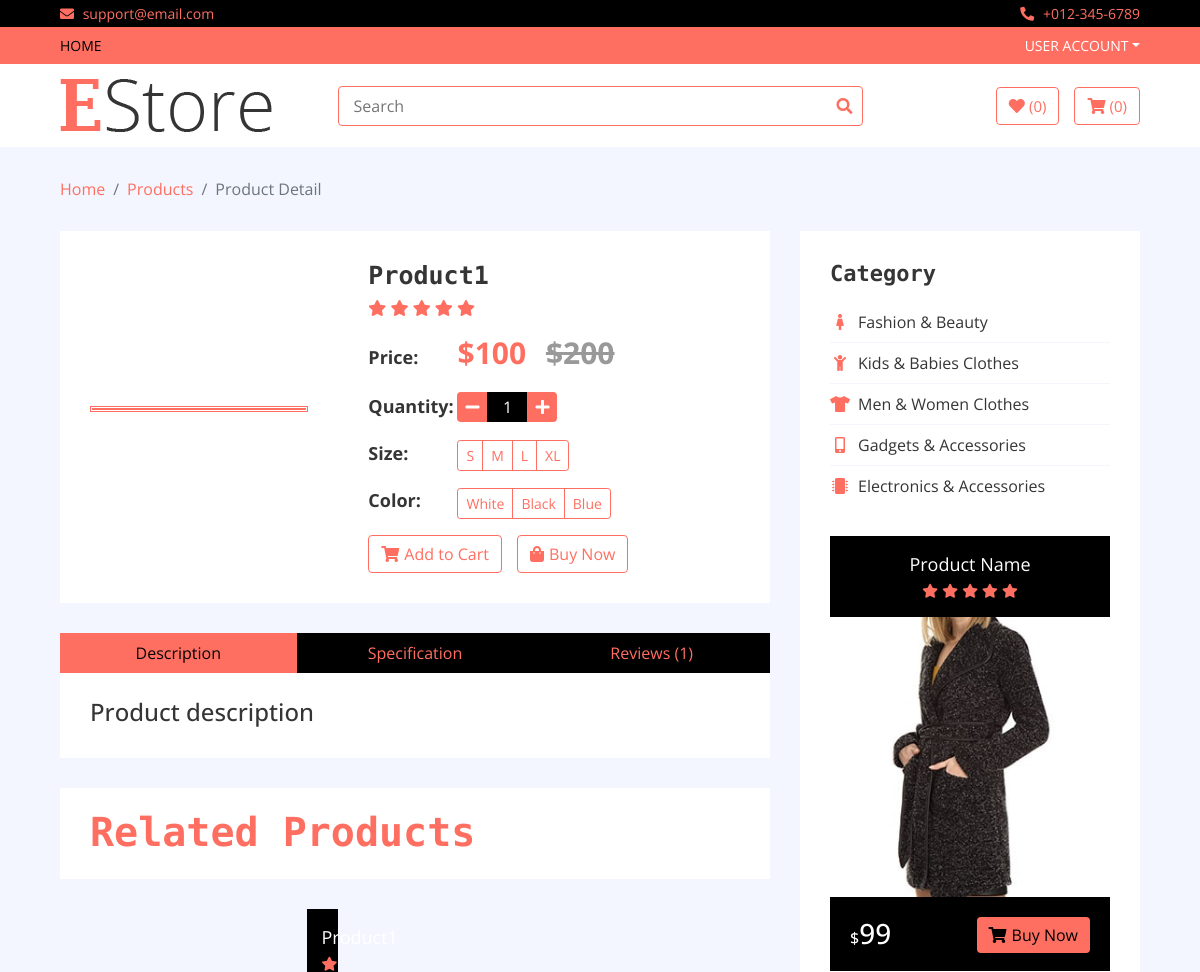
/details/samsung (upper part), run on an earlier commit of the app's database.
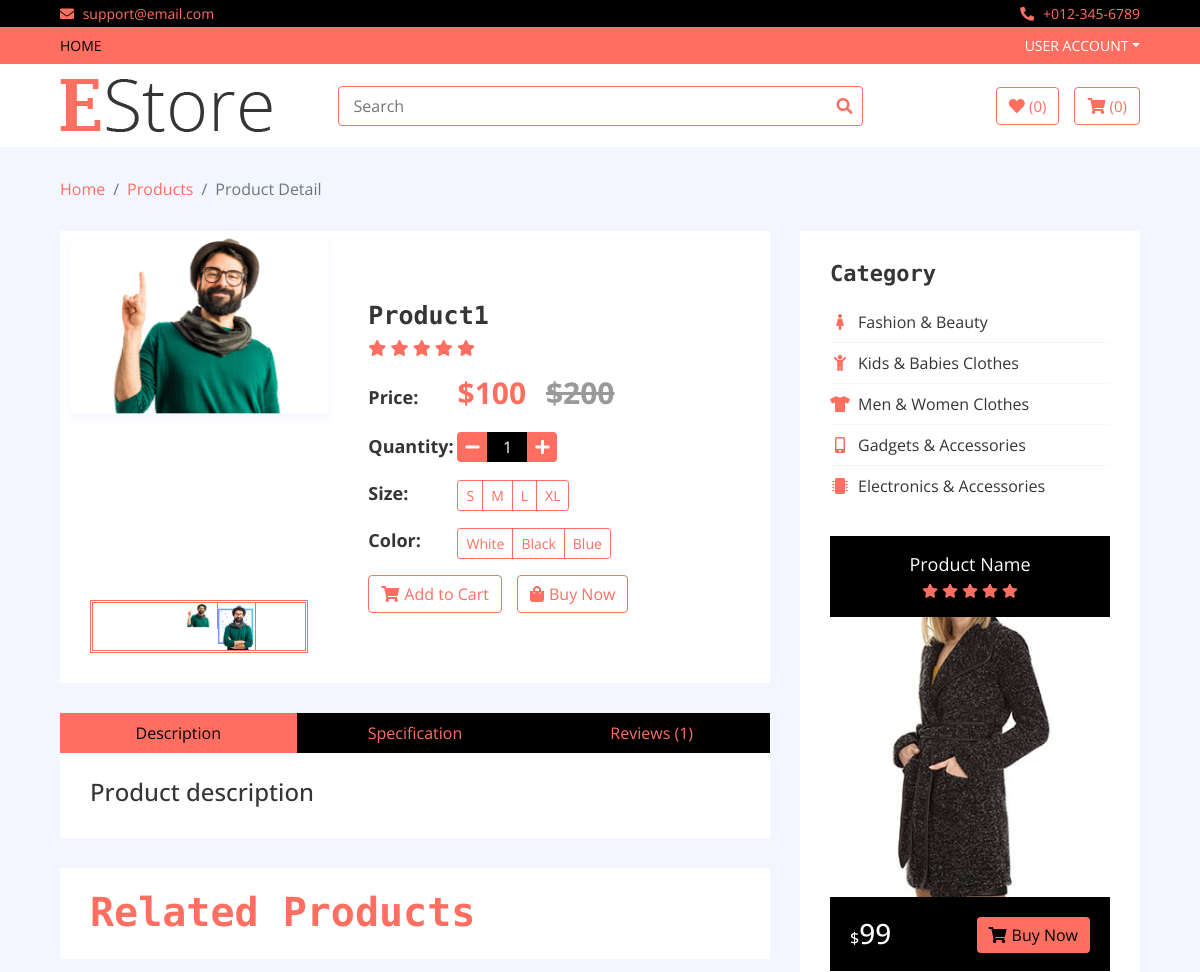
And on a later commit of the database.
### home/models.py (models this page shows, shortened)
class Product(models.Model):
    name = models.CharField(max_length=200)
    price = models.IntegerField()
    discounted_price = models.IntegerField(default = 0)
    image = models.ImageField(upload_to='media')
    category = models.ForeignKey(Category,on_delete=models.CASCADE)
    subcategory = models.ForeignKey(SubCategory, on_delete=models.CASCADE)
    brand = models.ForeignKey(Brand,on_delete=models.CASCADE)
    description = models.TextField(blank=True)
    specification = models.TextField(blank=True)
    slug = models.TextField(unique=True)
    stock = models.CharField(max_length=100,choices=STOCK)
    label = models.CharField(max_length=100,choices=LABELS,blank = True)

class ProductImage(models.Model):
    product = models.ForeignKey(Product,on_delete=models.CASCADE)
    image = models.ImageField(upload_to='media')

### home/views.py (the view)
# urls.py: path("details/<slug>", ProductDetailView.as_view(),name = "details"),
class ProductDetailView(BaseView):
    def get(self,request,slug):
        self.views['product_detail'] = Product.objects.filter(slug = slug)
        subcat_id = Product.objects.get(slug = slug).subcategory_id
        product_id = Product.objects.get(slug = slug).id
        self.views['product_image'] = ProductImage.objects.filter(product_id=product_id)
        self.views['subcat_product'] = Product.objects.filter(subcategory_id=subcat_id)
        self.views['products_reviews'] = ProductReview.objects.filter(slug=slug)
        return render(request, 'product-detail.html', self.views)

### templates/product-detail.html (shortened to what the changed rows need)
{% extends 'base.html' %}
{% load static %}
{% block content %}
        <div class="product-detail">
            <div class="container-fluid">
                <div class="row">
                    {% for detail in product_detail %}
                    <div class="col-lg-8">
                        <div class="product-detail-top">
                            <div class="row align-items-center">
                                <div class="col-md-5">
                                    <div class="product-slider-single normal-slider">
                                        {% for images in product_image %}
                                        <img src="{{images.image.url}}" alt="Product Image">
                                        {% endfor %}
                                    </div>
                                    <div class="product-slider-single-nav normal-slider">
                                        {% for images in product_image %}
                                        <div class="slider-nav-img"><img src="{{images.image.url}}" alt="Product Image"></div>
                                        {% endfor %}
                                    </div>
                                </div>
                                <div class="col-md-7">
                                    <div class="product-content">
                                        <div class="title"><h2>{{detail.name}}</h2></div>
                                        <div class="ratting">
                                            <i class="fa fa-star"></i>
                                            <i class="fa fa-star"></i>
                                            <i class="fa fa-star"></i>
                                            <i class="fa fa-star"></i>
                                            <i class="fa fa-star"></i>
                                        </div>
                                        <div class="price">
                                            <h4>Price:</h4>
                                            {% if detail.discounted_price > 0 %}
                                            <p>${{detail.discounted_price}} <span>${{detail.price}}</span></p>
                                            {% else %}
                                            <p>${{detail.price}}</p>
                                            {% endif%}
                                        </div>
                                        <div class="quantity">
                                            <h4>Quantity:</h4>
                                            <div class="qty">
                                                <button class="btn-minus"><i class="fa fa-minus"></i></button>
                                                <input type="text" value="1">
                                                <button class="btn-plus"><i class="fa fa-plus"></i></button>
                                            </div>
                                        </div>
                                        <div class="p-size">
                                            <h4>Size:</h4>
                                            <div class="btn-group btn-group-sm">
                                                <button type="button" class="btn">S</button>
                                                <button type="button" class="btn">M</button>
                                                <button type="button" class="btn">L</button>
                                                <button type="button" class="btn">XL</button>
                                            </div>
                                        </div>
                                        <div class="p-color">
                                            <h4>Color:</h4>
                                            <div class="btn-group btn-group-sm">
                                                <button type="button" class="btn">White</button>
                                                <button type="button" class="btn">Black</button>
                                                <button type="button" class="btn">Blue</button>
                                            </div>
                                        </div>
                                        <div class="action">
                                            <a class="btn" href="#"><i class="fa fa-shopping-cart"></i>Add to Cart</a>
                                            <a class="btn" href="#"><i class="fa fa-shopping-bag"></i>Buy Now</a>
                                        </div>
                                    </div>
                                </div>
                            </div>
                        </div>
                        <div class="row product-detail-bottom">
                            <div class="col-lg-12">
                                <ul class="nav nav-pills nav-justified">
                                    <li class="nav-item">
                                        <a class="nav-link active" data-toggle="pill" href="#description">Description</a>
                                    </li>
                                    <li class="nav-item">
                                        <a class="nav-link" data-toggle="pill" href="#specification">Specification</a>
                                    </li>
                                    <li class="nav-item">
                                        <a class="nav-link" data-toggle="pill" href="#reviews">Reviews (1)</a>
                                    </li>
                                </ul>
                                <div class="tab-content">
                                    <div id="description" class="container tab-pane active">
                                        <h4>Product description</h4>
                                    </div>
                                </div>
                            </div>
                        </div>
                        <div class="product">
                            <div class="section-header">
                                <h1>Related Products</h1>
                            </div>
                            <div class="row align-items-center product-slider product-slider-3">
                                {% for product in subcat_product %}
                                 <div class="col-lg-3">
                        <div class="product-item">
                            <div class="product-title">
                                <a href="/details/{{product.slug}}">{{product.name}}</a>
                                <div class="ratting">
                                    <i class="fa fa-star"></i>
                                </div>
                            </div>
                        </div>
                    </div>
                                {% endfor %}
                            </div>
                        </div>
                    </div>
                    {% endfor %}
                    <div class="col-lg-4 sidebar">
                        <div class="sidebar-widget category">
                            <h2 class="title">Category</h2>
                        </div>
                    </div>
                </div>
            </div>
        </div>
{% endblock %}

What changed in the data, as far as the page shows it:
no longer on one of the page's lists (row unchanged): Product: name "Product1"
added ProductImage: image (picture)
added ProductImage: image (picture)
